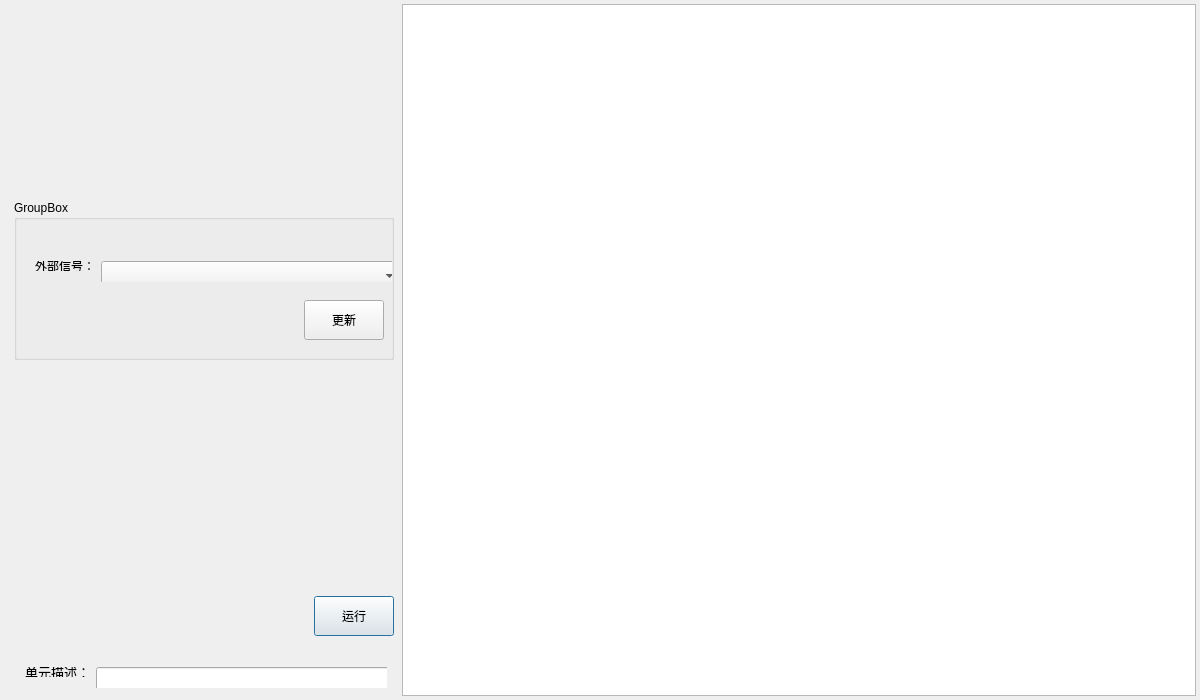
<?xml version="1.0" encoding="UTF-8"?>
<ui version="4.0">
 <class>FramExternalDeviceReadClass</class>
 <widget class="QDialog" name="FramExternalDeviceReadClass">
  <property name="geometry">
   <rect>
    <x>0</x>
    <y>0</y>
    <width>1200</width>
    <height>700</height>
   </rect>
  </property>
  <property name="minimumSize">
   <size>
    <width>1200</width>
    <height>700</height>
   </size>
  </property>
  <property name="maximumSize">
   <size>
    <width>1200</width>
    <height>700</height>
   </size>
  </property>
  <property name="windowTitle">
   <string>FramExternalDeviceRead</string>
  </property>
  <layout class="QGridLayout" name="gridLayout">
   <property name="leftMargin">
    <number>4</number>
   </property>
   <property name="topMargin">
    <number>4</number>
   </property>
   <property name="rightMargin">
    <number>4</number>
   </property>
   <property name="bottomMargin">
    <number>4</number>
   </property>
   <property name="horizontalSpacing">
    <number>8</number>
   </property>
   <property name="verticalSpacing">
    <number>0</number>
   </property>
   <item row="0" column="0">
    <widget class="QWidget" name="widgetToolSet" native="true">
     <layout class="QGridLayout" name="gridLayout_3">
      <property name="leftMargin">
       <number>10</number>
      </property>
      <property name="topMargin">
       <number>0</number>
      </property>
      <property name="rightMargin">
       <number>0</number>
      </property>
      <property name="bottomMargin">
       <number>0</number>
      </property>
      <property name="horizontalSpacing">
       <number>0</number>
      </property>
      <property name="verticalSpacing">
       <number>20</number>
      </property>
      <item row="3" column="0">
       <widget class="QWidget" name="widget" native="true">
        <property name="minimumSize">
         <size>
          <width>380</width>
          <height>120</height>
         </size>
        </property>
        <property name="maximumSize">
         <size>
          <width>380</width>
          <height>120</height>
         </size>
        </property>
        <widget class="QWidget" name="layoutWidget_4">
         <property name="geometry">
          <rect>
           <x>0</x>
           <y>80</y>
           <width>373</width>
           <height>32</height>
          </rect>
         </property>
         <layout class="QHBoxLayout" name="horizontalLayout_2">
          <item>
           <widget class="QLabel" name="label_2">
            <property name="sizePolicy">
             <sizepolicy hsizetype="Fixed" vsizetype="Fixed">
              <horstretch>0</horstretch>
              <verstretch>0</verstretch>
             </sizepolicy>
            </property>
            <property name="maximumSize">
             <size>
              <width>83</width>
              <height>25</height>
             </size>
            </property>
            <property name="font">
             <font>
              <family>微软雅黑</family>
              <pointsize>10</pointsize>
             </font>
            </property>
            <property name="styleSheet">
             <string notr="true">background-color: rgba(255, 255, 255, 0);</string>
            </property>
            <property name="text">
             <string>单元描述：</string>
            </property>
           </widget>
          </item>
          <item>
           <widget class="QLineEdit" name="txtDescribe">
            <property name="sizePolicy">
             <sizepolicy hsizetype="Fixed" vsizetype="Fixed">
              <horstretch>0</horstretch>
              <verstretch>0</verstretch>
             </sizepolicy>
            </property>
            <property name="minimumSize">
             <size>
              <width>300</width>
              <height>30</height>
             </size>
            </property>
            <property name="maximumSize">
             <size>
              <width>300</width>
              <height>30</height>
             </size>
            </property>
            <property name="font">
             <font>
              <family>微软雅黑</family>
              <pointsize>10</pointsize>
             </font>
            </property>
           </widget>
          </item>
         </layout>
        </widget>
        <widget class="QPushButton" name="pushButtonExecute">
         <property name="geometry">
          <rect>
           <x>300</x>
           <y>20</y>
           <width>80</width>
           <height>40</height>
          </rect>
         </property>
         <property name="minimumSize">
          <size>
           <width>80</width>
           <height>40</height>
          </size>
         </property>
         <property name="maximumSize">
          <size>
           <width>80</width>
           <height>40</height>
          </size>
         </property>
         <property name="text">
          <string>运行</string>
         </property>
        </widget>
       </widget>
      </item>
      <item row="0" column="0">
       <spacer name="verticalSpacer">
        <property name="orientation">
         <enum>Qt::Vertical</enum>
        </property>
        <property name="sizeHint" stdset="0">
         <size>
          <width>20</width>
          <height>40</height>
         </size>
        </property>
       </spacer>
      </item>
      <item row="1" column="0" colspan="2">
       <widget class="QGroupBox" name="groupBox">
        <property name="minimumSize">
         <size>
          <width>380</width>
          <height>160</height>
         </size>
        </property>
        <property name="maximumSize">
         <size>
          <width>380</width>
          <height>160</height>
         </size>
        </property>
        <property name="title">
         <string>GroupBox</string>
        </property>
        <widget class="QPushButton" name="pushButtonUpdata">
         <property name="geometry">
          <rect>
           <x>290</x>
           <y>100</y>
           <width>80</width>
           <height>40</height>
          </rect>
         </property>
         <property name="minimumSize">
          <size>
           <width>80</width>
           <height>40</height>
          </size>
         </property>
         <property name="maximumSize">
          <size>
           <width>80</width>
           <height>40</height>
          </size>
         </property>
         <property name="text">
          <string>更新</string>
         </property>
        </widget>
        <widget class="QWidget" name="layoutWidget_5">
         <property name="geometry">
          <rect>
           <x>10</x>
           <y>50</y>
           <width>368</width>
           <height>32</height>
          </rect>
         </property>
         <layout class="QHBoxLayout" name="horizontalLayout">
          <item>
           <widget class="QLabel" name="label">
            <property name="text">
             <string>外部信号：</string>
            </property>
           </widget>
          </item>
          <item>
           <widget class="QComboBox" name="comboBox">
            <property name="minimumSize">
             <size>
              <width>300</width>
              <height>30</height>
             </size>
            </property>
            <property name="maximumSize">
             <size>
              <width>300</width>
              <height>30</height>
             </size>
            </property>
           </widget>
          </item>
         </layout>
        </widget>
       </widget>
      </item>
      <item row="2" column="0">
       <spacer name="verticalSpacer_2">
        <property name="orientation">
         <enum>Qt::Vertical</enum>
        </property>
        <property name="sizeHint" stdset="0">
         <size>
          <width>20</width>
          <height>40</height>
         </size>
        </property>
       </spacer>
      </item>
     </layout>
    </widget>
   </item>
   <item row="0" column="1">
    <widget class="QTextBrowser" name="textBrowser"/>
   </item>
  </layout>
 </widget>
 <layoutdefault spacing="6" margin="11"/>
 <resources>
  <include location="FramExternalDeviceRead.qrc"/>
 </resources>
 <connections/>
</ui>
